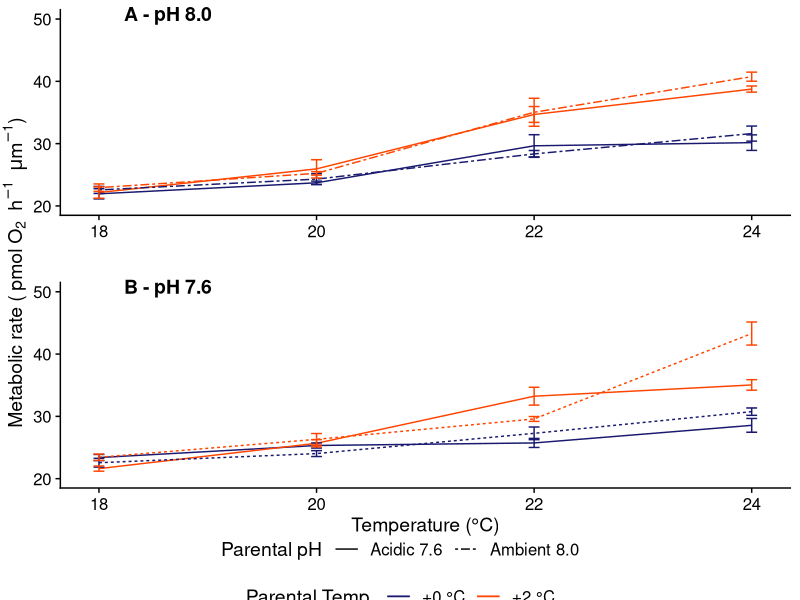

This chart was generated by the following R code: (Note: this script raises an error after producing the figure.)
library(tidyverse)
library(readxl)
dt <- 
  read_excel("input/ch_larval/larval_mR_2015.xlsx", sheet = 2, skip = 1) %>%
  group_by(parents, parent_temp, parent_ph, temp, ph) %>%
  summarise(mean = mean(mr),
    se = sd(mr)/sqrt(3)) %>%
  print()

# Plot as cowplot top-down figures

dt_lowph <- dt %>%
  filter(ph == "pH 7.6") %>%
  # group_by(parents, temp, ph) %>%
  print()

p1 <-
ggplot(dt_lowph, aes(temp, mean, colour = factor(parent_temp))) +
  # data:
  geom_line(aes(linetype = parent_ph)) +
  geom_errorbar(aes(ymin = mean - se, ymax = mean + se), 
                width = .1) +
  ylim(20,50) +
  # overall theme:
  cowplot::theme_cowplot() +
  scale_colour_manual(values = c("midnightblue", "orangered1")) +
  # axis labels
  xlab("Temperature (°C)") +
  ylab("") +
  # ylab((expression("Metabolic rate (" ~ pmol ~ O[2] ~~ h ^ -1 ~~ mu*m ^ -1 * ")"))) +
  geom_blank()

dt_ambph <- dt %>% 
  filter(ph == "pH 8.0") %>%
  print()

p2 <-
ggplot(dt_ambph, aes(temp, mean, colour = factor(parent_temp))) +
  # data:
  geom_line(aes(linetype = parent_ph)) +
  geom_errorbar(aes(ymin = mean - se, ymax = mean + se), 
                width = .1) + 
  ylim(20,50) +
  # overall theme
  cowplot::theme_cowplot() +
  scale_colour_manual(name = "Parental Temp.", 
                      labels = c("+0 °C", "+2 °C"),
                      values = c("midnightblue", "orangered1")) +
  scale_linetype_manual(name = "Parental pH", 
                        labels = c("Acidic 7.6", "Ambient 8.0"),
                        values = c(1,6)) +
  theme(legend.key.size = unit(1.4,"line")) +
  # axis labels
  # xlab("Temperature (°C)") +
  xlab("") +
  ylab("") +
  # ylab((expression("Metabolic rate (" ~ pmol ~ O[2] ~~ h ^ -1 ~~ mu*m ^ -1 * ")"))) +
  geom_blank()


# Get legend out
# legend <- cowplot::get_legend(p2)
legend <- cowplot::get_legend(p2 + 
    theme(legend.direction = "horizontal",
      legend.justification = "center" ,
      legend.box.just = "bottom"))

p1p2 <- 
  cowplot::plot_grid(p2 + theme(legend.position = "none"), 
                     p1 + theme(legend.position = "none"),
                     ncol = 1,
                     labels = c("A - pH 8.0","B - pH 7.6"),
                     label_x = .1) +
  cowplot::draw_label((expression("Metabolic rate (" ~ pmol ~ O[2] ~~ h ^ -1 ~~ mu*m ^ -1 * ")")),
                      x = 0, y = 0.5, vjust = 1.1, angle = 90)
# to add italics to units  
# cowplot::draw_label((expression("Metabolic rate (" ~ italic(pmol ~ O[2] ~~ h ^ -1 ~~ mu*m ^ -1) * ")")),
  #                   x = 0, y = 0.5, vjust = 1.1, angle = 90)
# p1p2 <- 
# p1p2 <- cowplot::ggdraw(cowplot::add_sub(p1p2, "Larvae in 8.0 pH", vpadding=grid::unit(0, "lines"),
                                 # y = 59.3, x = .1, hjust = 0))

# p1p2 <- cowplot::ggdraw(cowplot::add_sub(p1p2, "Larvae in 7.6 pH", vpadding=grid::unit(0, "lines"),
#                                  y = 119.5, x = .1, hjust = 0))
# p1p2

p1p2 <- cowplot::plot_grid(p1p2, legend, ncol = 1, rel_heights = c(1, .1))
p1p2
# ANALYSE

model <- lm(mean ~ temp * ph * parents, dt)
# summary(model)
car::Anova(model)

newmodel <- lm(mean ~ temp*ph*parents - temp:ph - ph:parents - temp:ph:parents, dt)
car::Anova(newmodel)

lm(mean ~ temp*ph*parents - temp:ph - ph:parents - temp:ph:parents, dt) %>%
  car::Anova(type = 3, contrasts = list(topic=contr.sum, sys=contr.sum))


## separate parental conditions
lm(mean ~ temp * ph * parent_temp * parent_ph, dt) %>%
  car::Anova(type = 3, contrasts = list(topic=contr.sum, sys=contr.sum))

lm(mean ~ temp + ph + parent_temp + parent_ph + temp:parent_temp, dt) %>%
  car::Anova(type = 3, contrasts = list(topic=contr.sum, sys=contr.sum))


lm(mean ~ temp + ph + parent_temp + parent_ph + temp:parent_temp + ph:parent_temp + temp:parent_ph + ph:parent_ph + parent_temp:parent_ph + temp:ph, dt) %>%
  car::Anova(type = 3, contrasts = list(topic=contr.sum, sys=contr.sum))
# 
# library(emmeans)
# emmeans(model, pairwise ~ temp + parents)

# Export ----
# rm(resp_data)
cowplot::save_plot(
  "figs/ch_larval/larvalrates.png", p1p2,
  base_height = 14, base_width = 8
)


save.image(file = "output/ch_larval/larvalresp.RData")
# RColorBrewer::display.brewer.all()
